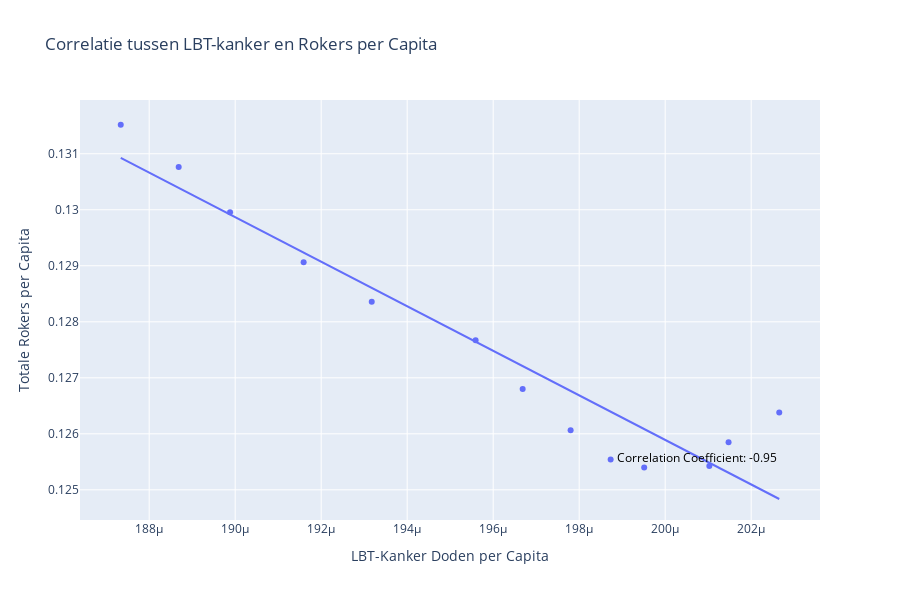
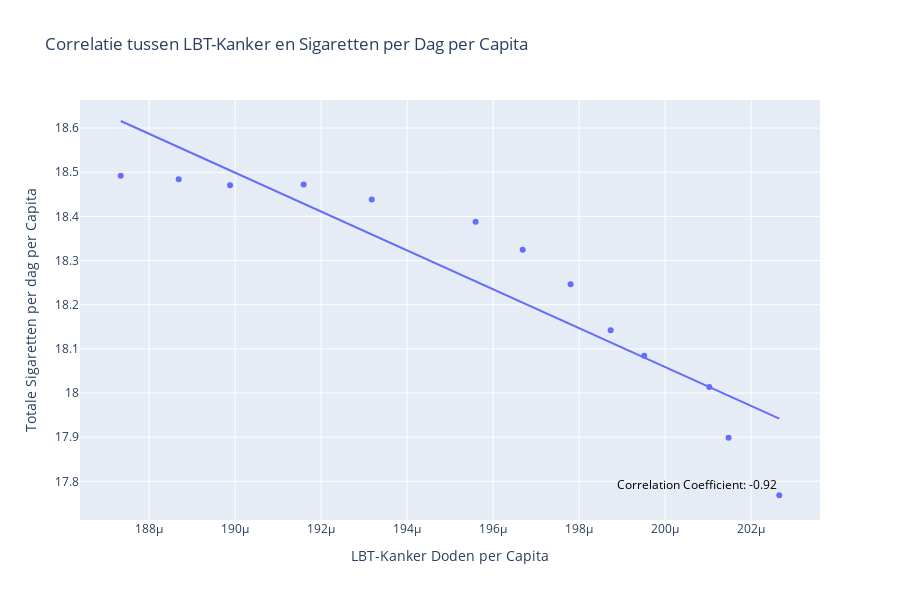

Notebook code cell kept with these figures, in order:
### Markdown cell above
De plots hieronder laten zien dat het aantal rokers afneemt, maar dat het aantal TBL-kanker gevallen wel doorstijgt. Het lijkt hierdoor zelfs een negatieve correlatie te hebben. Dit geldt voor het aantal rokers, en het gemiddeld aantal sigaretten per capita. Dit duidt erop dat roken waarschijnlijk niet de enige oorzaak is van TBL-kanker, maar zoals hierboven te zien heeft het wel een heel groot aandeel.

### Code cell
# importeer grouped smokers data
df_grouped = pd.read_csv("csv/df/grouped_smokers_df.csv")

# Create the scatter plot with trendline using plotly
correlation_coefficient_smoke = df_grouped['LungCancerPerCapita'].corr(df_grouped['SmokersPerCapita'])
fig = px.scatter(df_grouped, x="LungCancerPerCapita", y="SmokersPerCapita", trendline="ols",
                 title='Correlatie tussen LBT-kanker en Rokers per Capita',
                 hover_data=["Year"],
                 labels={
                     "SmokersPerCapita": "Totale Rokers per Capita",
                     "LungCancerPerCapita": "LBT-Kanker Doden per Capita",
                     "Year":"Jaar"
                 })

# Add correlation coefficient as annotation
fig.add_annotation(
    x=max(df_grouped['LungCancerPerCapita']),  # Position the annotation at the far right of the x-axis
    y=min(df_grouped['SmokersPerCapita']),  # Position the annotation at the bottom of the y-axis
    text=f'Correlation Coefficient: {correlation_coefficient_smoke:.2f}',
    showarrow=False,
    font=dict(size=12, color="black"),
    xanchor='right',
    yanchor='bottom'
)

fig.update_layout(
    height = 600
)
fig.show()

# Create the scatter plot with trendline using plotly
correlation_coefficient_smoke = df_grouped['LungCancerPerCapita'].corr(df_grouped['CigarettesPerCapita'])
fig2 = px.scatter(df_grouped, x="LungCancerPerCapita", y="CigarettesPerCapita", trendline="ols",
                 title='Correlatie tussen LBT-Kanker en Sigaretten per Dag per Capita',
                 hover_data=["Year"],
                 labels={
                     "CigarettesPerCapita": "Totale Sigaretten per dag per Capita",
                     "LungCancerPerCapita": "LBT-Kanker Doden per Capita",
                     "Year":"Jaar"
                 })

# Add correlation coefficient as annotation
fig2.add_annotation(
    x=max(df_grouped['LungCancerPerCapita']),  # Position the annotation at the far right of the x-axis
    y=min(df_grouped['CigarettesPerCapita']),  # Position the annotation at the bottom of the y-axis
    text=f'Correlation Coefficient: {correlation_coefficient_smoke:.2f}',
    showarrow=False,
    font=dict(size=12, color="black"),
    xanchor='right',
    yanchor='bottom'
)

fig2.update_layout(
    height = 600
)

fig2.show()

### Figure 1 — Plotly figure (JSON) as saved in the notebook; plotly's stock layout.template omitted (floating-point values rounded to 4 significant figures)
{"data": [{"customdata": [[2000], [2001], [2002], [2003], [2004], [2005], [2006], [2007], [2008], [2009], [2010], [2011], [2012]], "hovertemplate": "LBT-Kanker Doden per Capita=%{x}<br>Totale Rokers per Capita=%{y}<br>Jaar=%{customdata[0]}<extra></extra>", "legendgroup": "", "marker": {"color": "#636efa", "symbol": "circle"}, "mode": "markers", "name": "", "orientation": "v", "showlegend": false, "type": "scatter", "x": [0.0001873, 0.0001887, 0.0001899, 0.0001916, 0.0001932, 0.0001956, 0.0001967, 0.0001978, 0.0001987, 0.0001995, 0.000201, 0.0002015, 0.0002027], "xaxis": "x", "y": [0.1315, 0.1308, 0.13, 0.1291, 0.1284, 0.1277, 0.1268, 0.1261, 0.1255, 0.1254, 0.1254, 0.1259, 0.1264], "yaxis": "y"}, {"hovertemplate": "<b>OLS trendline</b><br>SmokersPerCapita = -397.668 * LungCancerPerCapita + 0.205424<br>R<sup>2</sup>=0.906672<br><br>LBT-Kanker Doden per Capita=%{x}<br>Totale Rokers per Capita=%{y} <b>(trend)</b><extra></extra>", "legendgroup": "", "marker": {"color": "#636efa", "symbol": "circle"}, "mode": "lines", "name": "", "showlegend": false, "type": "scatter", "x": [0.0001873, 0.0001887, 0.0001899, 0.0001916, 0.0001932, 0.0001956, 0.0001967, 0.0001978, 0.0001987, 0.0001995, 0.000201, 0.0002015, 0.0002027], "xaxis": "x", "y": [0.1309, 0.1304, 0.1299, 0.1292, 0.1286, 0.1276, 0.1272, 0.1268, 0.1264, 0.1261, 0.1255, 0.1253, 0.1248], "yaxis": "y"}], "layout": {"annotations": [{"font": {"color": "black", "size": 12}, "showarrow": false, "text": "Correlation Coefficient: -0.95", "x": 0.0002027, "xanchor": "right", "y": 0.1254, "yanchor": "bottom"}], "height": 600, "legend": {"tracegroupgap": 0}, "title": {"text": "Correlatie tussen LBT-kanker en Rokers per Capita"}, "xaxis": {"anchor": "y", "domain": [0, 1], "title": {"text": "LBT-Kanker Doden per Capita"}}, "yaxis": {"anchor": "x", "domain": [0, 1], "title": {"text": "Totale Rokers per Capita"}}}}

### Figure 2 — Plotly figure (JSON) as saved in the notebook; plotly's stock layout.template omitted (floating-point values rounded to 4 significant figures)
{"data": [{"customdata": [[2000], [2001], [2002], [2003], [2004], [2005], [2006], [2007], [2008], [2009], [2010], [2011], [2012]], "hovertemplate": "LBT-Kanker Doden per Capita=%{x}<br>Totale Sigaretten per dag per Capita=%{y}<br>Jaar=%{customdata[0]}<extra></extra>", "legendgroup": "", "marker": {"color": "#636efa", "symbol": "circle"}, "mode": "markers", "name": "", "orientation": "v", "showlegend": false, "type": "scatter", "x": [0.0001873, 0.0001887, 0.0001899, 0.0001916, 0.0001932, 0.0001956, 0.0001967, 0.0001978, 0.0001987, 0.0001995, 0.000201, 0.0002015, 0.0002027], "xaxis": "x", "y": [18.49, 18.48, 18.47, 18.47, 18.44, 18.39, 18.32, 18.25, 18.14, 18.08, 18.01, 17.9, 17.77], "yaxis": "y"}, {"hovertemplate": "<b>OLS trendline</b><br>CigarettesPerCapita = -43997.9 * LungCancerPerCapita + 26.8584<br>R<sup>2</sup>=0.846506<br><br>LBT-Kanker Doden per Capita=%{x}<br>Totale Sigaretten per dag per Capita=%{y} <b>(trend)</b><extra></extra>", "legendgroup": "", "marker": {"color": "#636efa", "symbol": "circle"}, "mode": "lines", "name": "", "showlegend": false, "type": "scatter", "x": [0.0001873, 0.0001887, 0.0001899, 0.0001916, 0.0001932, 0.0001956, 0.0001967, 0.0001978, 0.0001987, 0.0001995, 0.000201, 0.0002015, 0.0002027], "xaxis": "x", "y": [18.62, 18.56, 18.5, 18.43, 18.36, 18.25, 18.2, 18.16, 18.11, 18.08, 18.01, 17.99, 17.94], "yaxis": "y"}], "layout": {"annotations": [{"font": {"color": "black", "size": 12}, "showarrow": false, "text": "Correlation Coefficient: -0.92", "x": 0.0002027, "xanchor": "right", "y": 17.77, "yanchor": "bottom"}], "height": 600, "legend": {"tracegroupgap": 0}, "title": {"text": "Correlatie tussen LBT-Kanker en Sigaretten per Dag per Capita"}, "xaxis": {"anchor": "y", "domain": [0, 1], "title": {"text": "LBT-Kanker Doden per Capita"}}, "yaxis": {"anchor": "x", "domain": [0, 1], "title": {"text": "Totale Sigaretten per dag per Capita"}}}}
